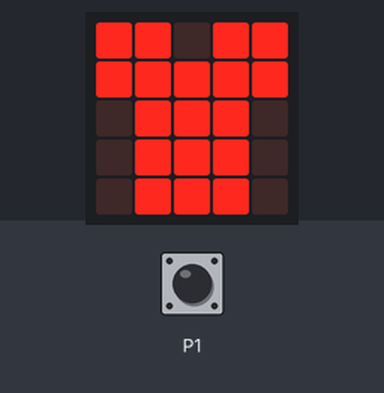
The program below on a simulated BBC micro:bit (MakeCode). Parts: the board's 5×5 LED display. The test bench sets the inputs (shaded band). Random numbers come from a fixed seed.

Above: at 2.1 s.
2.2 s: touch pin P1 pressed for 0.15 s
At 6.6 s:
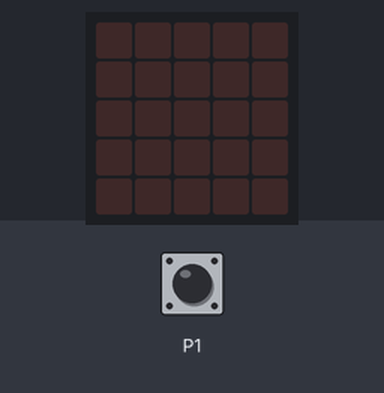
Timing chart, 0 to 8.1 s (numbered marks = the images above; inputs shaded):
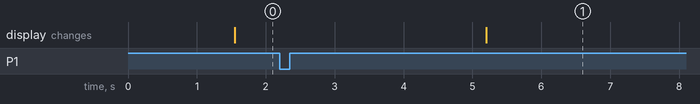

The program:

main.ts
```typescript
let gamestarted = false
basic.forever(function () {
    gamestarted = false
    basic.pause(randint(1000, 5000))
    gamestarted = true
    basic.showIcon(IconNames.TShirt)
    while (gamestarted) {
        if (input.pinIsPressed(TouchPin.P1)) {
            gamestarted = 0
        }
    }
    basic.pause(3000)
    basic.clearScreen()
})
```

test.ts
```typescript
// les tests vont ici ; cela ne sera pas compilé si ce paquet est utilisé en tant qu'extension.
```

Measured:
- after the input at 2.2 s, the display: changes after 3.0 s (image 1)
